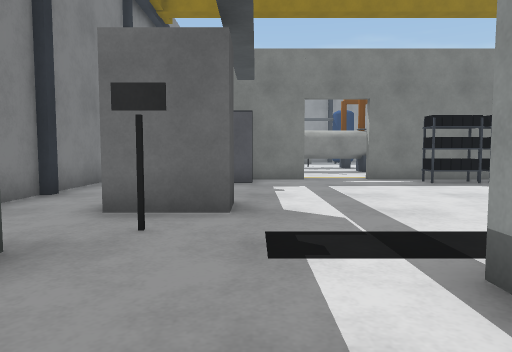
View 1 (above)

24 first-person views from a walk through a Gazebo world. The camera is 0.9 m above the floor, tilts 4° down and sees 70° across. The lines on the ground mark 1 m squares. The floor is counted in squares, 1 m on a side. Each view is taken from the middle of a square. On the plan, view 1 faces up. The plan holds only what a view shows up to about 12 squares ahead; the rest is blank. The place goes on beyond the plan.

View 2
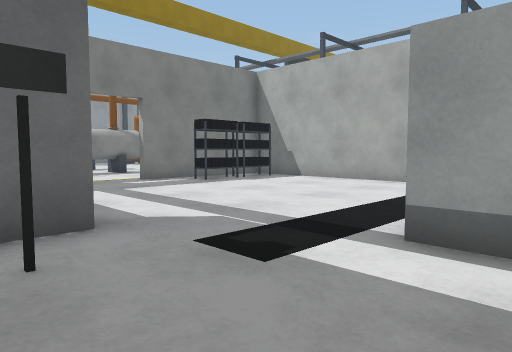

View 3
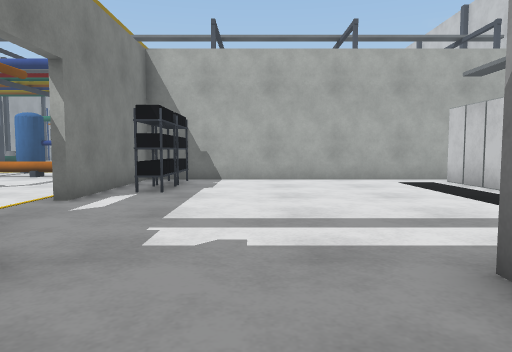

View 4
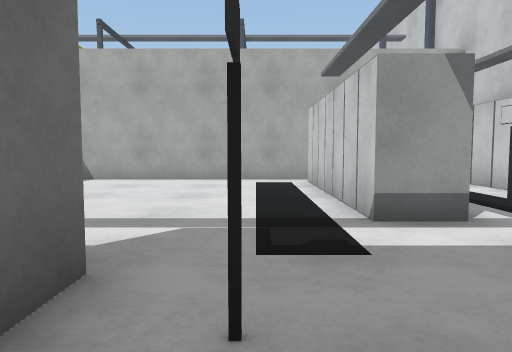

View 5
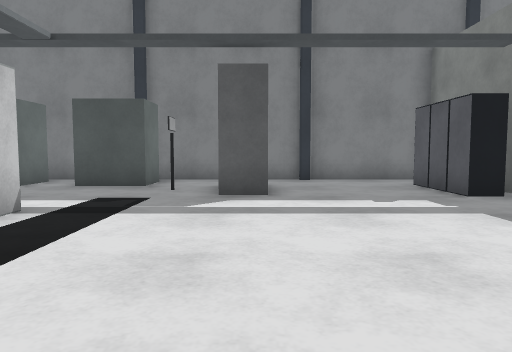

View 6
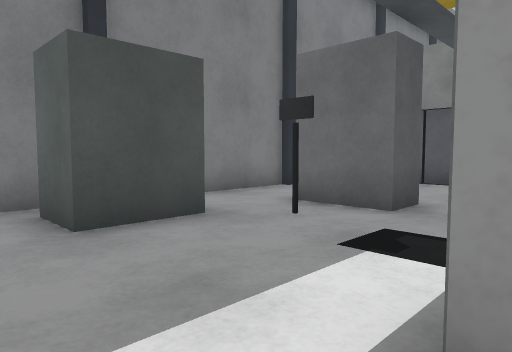

View 7
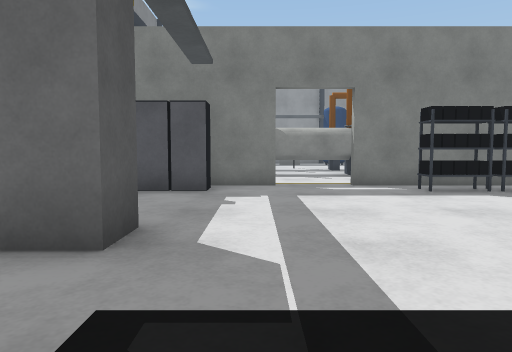

View 8
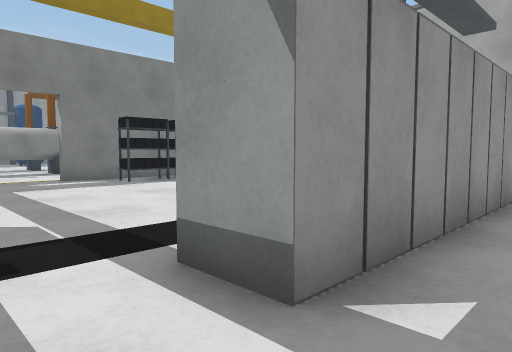

View 9
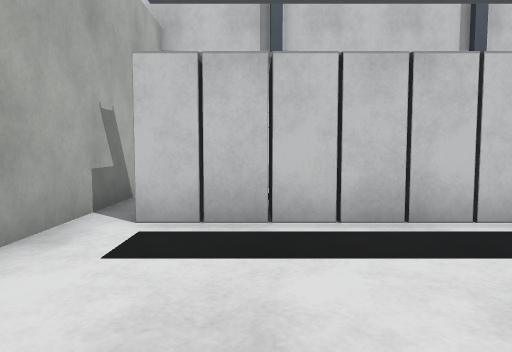

View 10
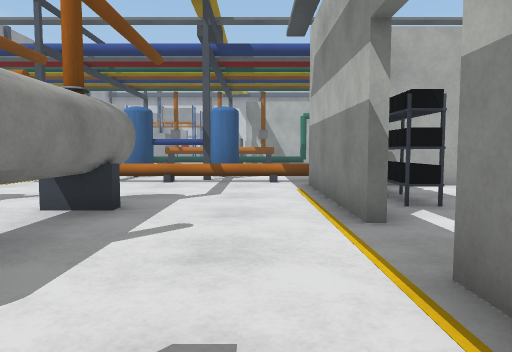

View 11
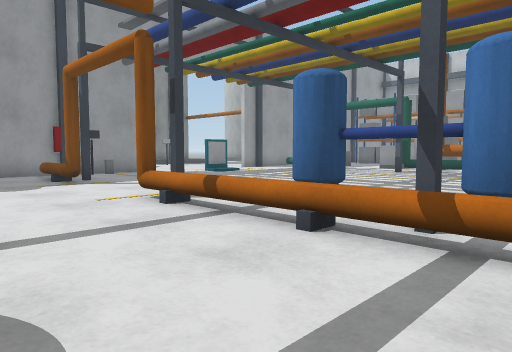

View 12
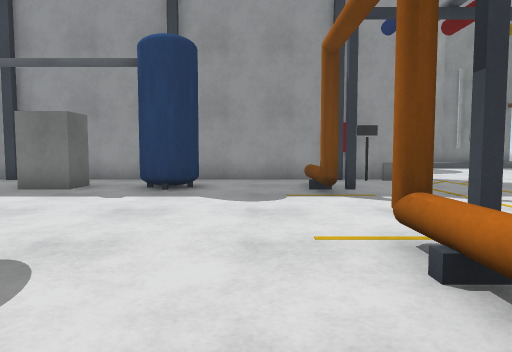

View 13
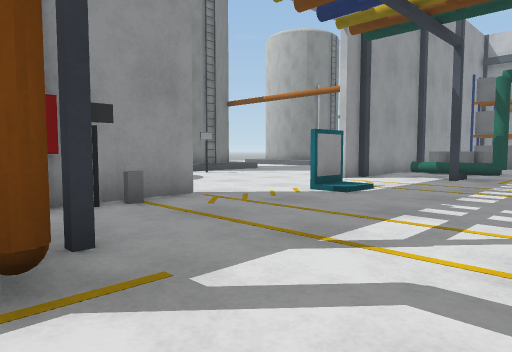

View 14
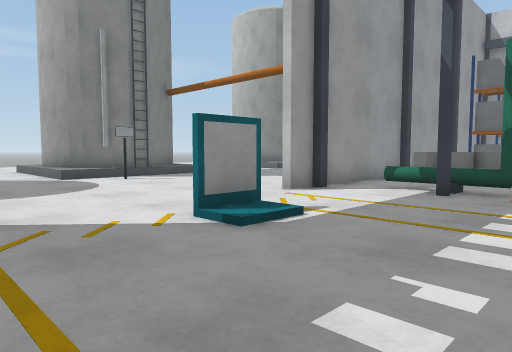

View 15
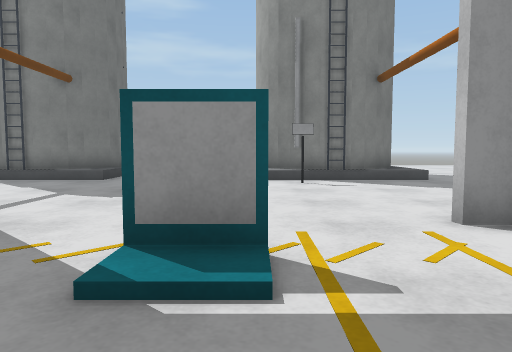

View 16
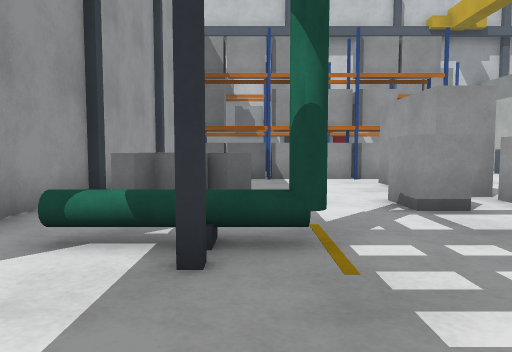

View 17
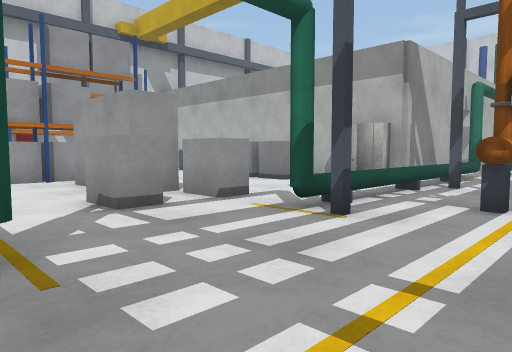

View 18
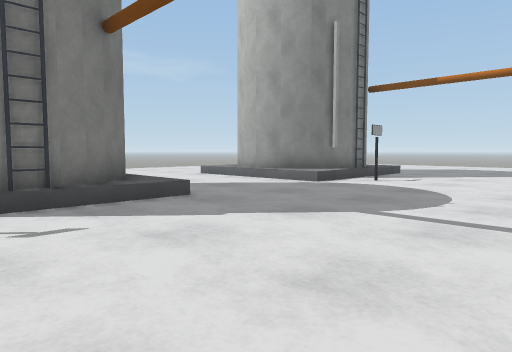

View 19
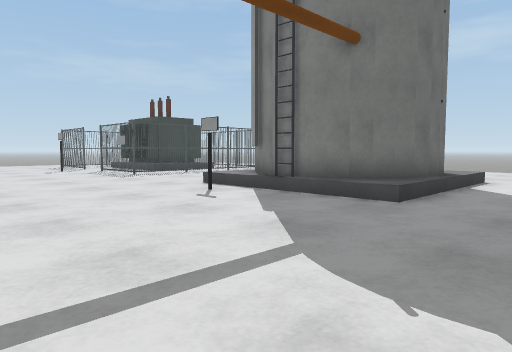

View 20
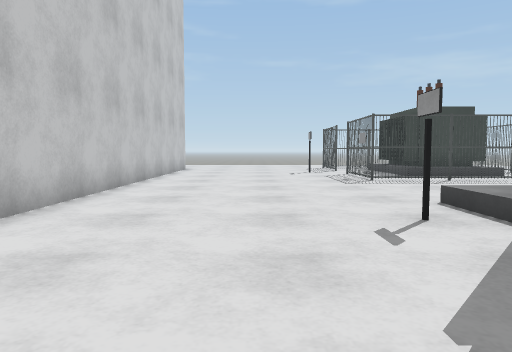

View 21
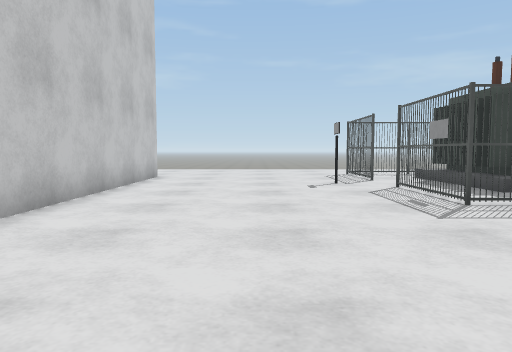

View 22
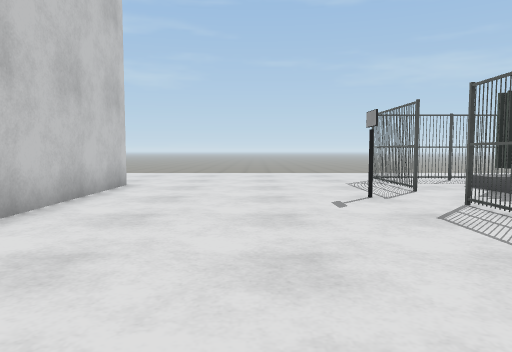

View 23
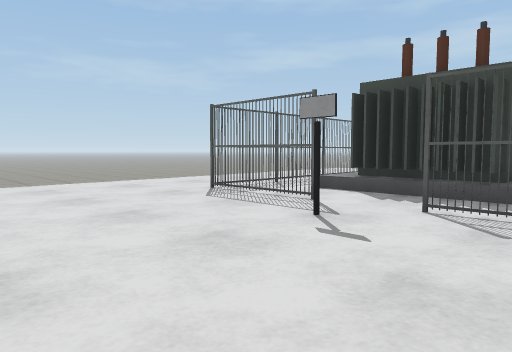

View 24
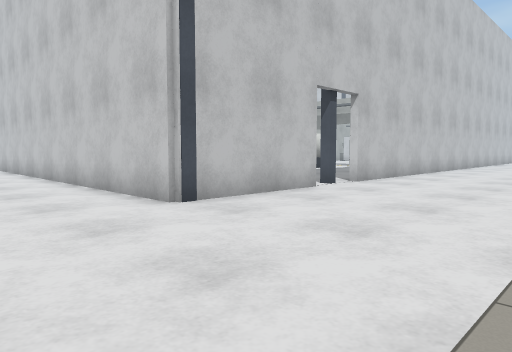

### Floor plan
Key: @ floor where view 1 was taken; # wall or solid block; x gap in a wall; . floor; = window, fence, low wall or low ledge; S shelf; B grey box; I sign; R bridge; A rack; T thing the floor can be seen under or through; L ladder; O other object.
Columns run from 11 left of view 1 to 30 right of it. Each row starts with its distance up from view 1.
 36   .... =====##..  ##  ##..      ## ...##
 35  ....####.####....=####=....=####=....=#
 34 .....    .    ....==LL==....==LL==....==
 33 .........I.........I.........I.........O..
 32 ..........................................
 31 ..........................................
 30   ........................................
 29  .....................................
 28  ....................  ..........
 27   .....###############IB#......###########
 26   .....#       ......x.....##....x.B
 25   .....#     .#..#...A..........A=.B    .B
 24   .....#     ........#..........##..O...A
 23   ......      ......RR..........RR.......B
 22    .....       ..........................B
 21    ....#       .........  .  ......B....AA
 20    ....#        ....RA    .   ..AR..BBBB.B
 19    ....#         ....#    ... ..##.BB.
 18    ...           ....=   .....#..=..
 17                ......=.# ..... ..= ..
 16               ###....=.T ..... ..=  ..
 15              ####....A.T       .A=   #
 14             .........#.#       ..=##
 13           . .........=.         .##
 12             .........=.         .#
 11        #  ###..###O##           .#
 10        #.###....#SO#             O
  9        #............#
  8        #............#
  7        #............#
  6        #.BB.........#
  5        #.BB.........#
  4        #..I.........#
  3        ###..........#
  2        ###...######.#
  1        #............#
  0        ###.@ .I.   .#

Where each view was taken, in squares from view 1:
view 1: 0 up, 0 right, facing up
view 2: 1 up, 2 left, facing up-right
view 3: 8 up, 3 left, facing right
view 4: 4 up, 3 left, facing right
view 5: 6 up, 7 right, facing left
view 6: 0 up, 2 right, facing up-left
view 7: 2 up, 1 right, facing up
view 8: 0 up, 0 right, facing up-right
view 9: 7 up, 6 right, facing down
view 10: 13 up, 1 left, facing right
view 11: 13 up, 6 right, facing up-right
view 12: 16 up, 8 right, facing up
view 13: 21 up, 9 right, facing up-right
view 14: 22 up, 13 right, facing up-right
view 15: 23 up, 17 right, facing up
view 16: 24 up, 18 right, facing right
view 17: 24 up, 18 right, facing down-right
view 18: 28 up, 18 right, facing up-right
view 19: 28 up, 15 right, facing up-left
view 20: 31 up, 13 right, facing left
view 21: 31 up, 8 right, facing left
view 22: 31 up, 5 right, facing left
view 23: 29 up, 1 right, facing up-left
view 24: 31 up, 10 left, facing down-right
